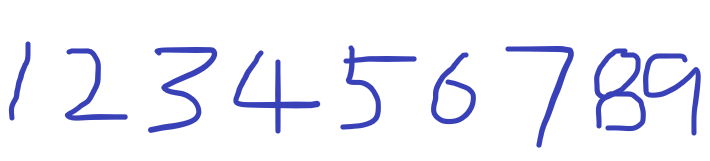
#> input picture experiment08/db/img.png, 710 x 161 px
$ python ocr.py
#> lines starting #> are read from the running program, lines starting #| are printed output that depends on the picture
"""
OCR_number
"""

import numpy as np
import cv2
import pytesseract
import matplotlib.pyplot as plt


class NumberOCR:
    def __init__(self, file_name):
        self.file_name = file_name

    def processing(self):
        # 读取图片为灰度格式并查看
        img = cv2.imread(self.file_name)
#> img is the input picture: shape (161, 710, 3); mean B, G, R 249.5, 240.3, 239.6
        plt.imshow(img)
        plt.xticks([]), plt.yticks([])
        plt.show()

        # 将图像进行黑白二值处理提高文字的可辨识度
        ret, img2 = cv2.threshold(np.array(img), 128, 255, cv2.THRESH_BINARY)
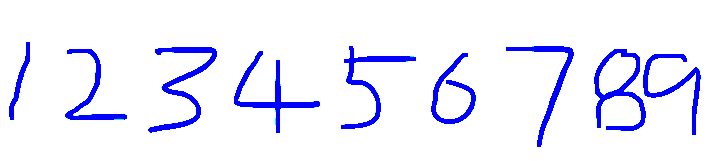
#> img2: shape (161, 710, 3); mean B, G, R 255, 236.6, 236.4
        plt.imshow(img2)
        plt.xticks([]), plt.yticks([])
        plt.show()
        return img

    def ocr(self, img):
#> (the run stopped early here; a loop or call above may not have finished)
